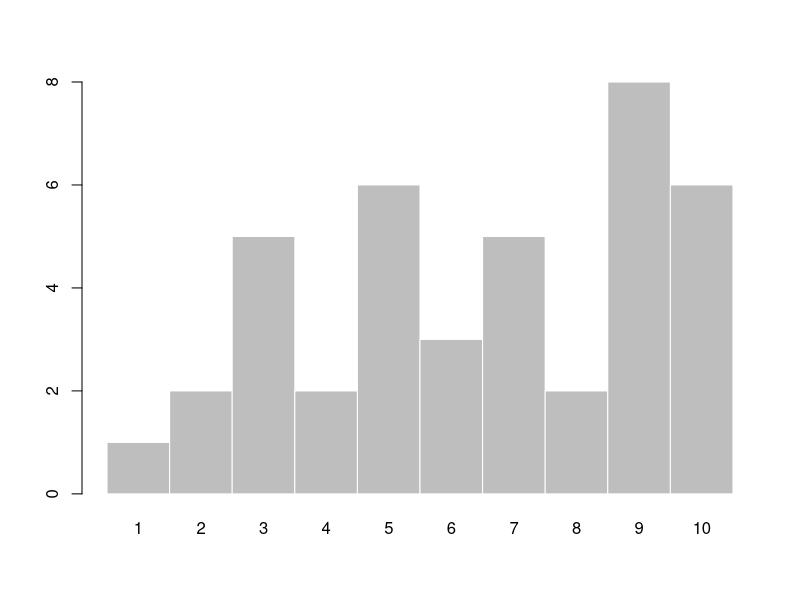
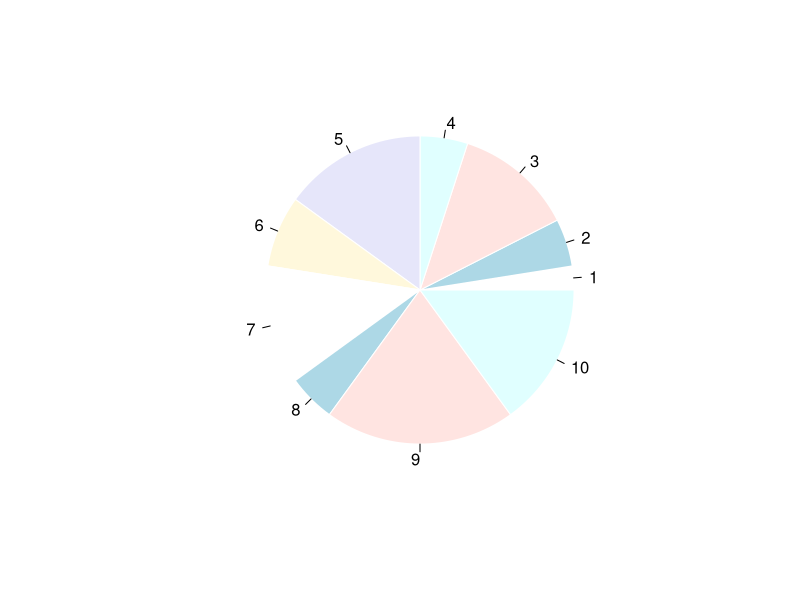
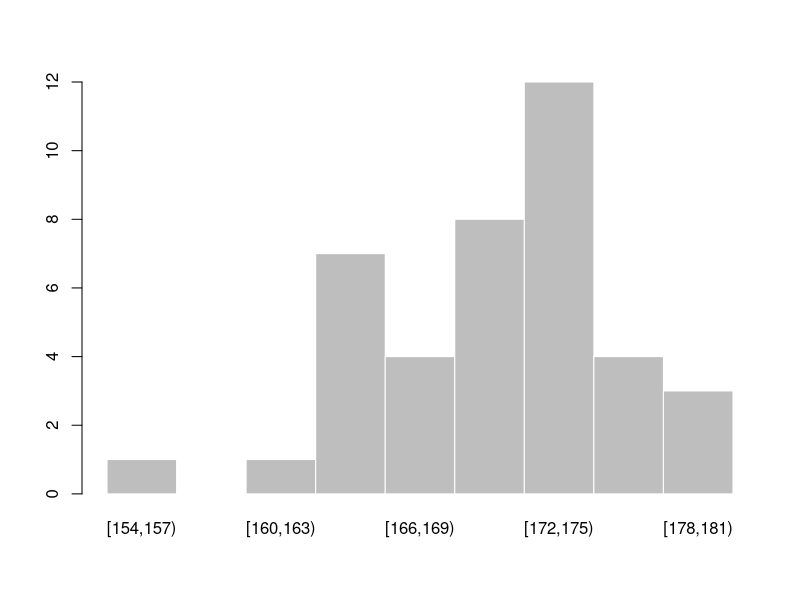
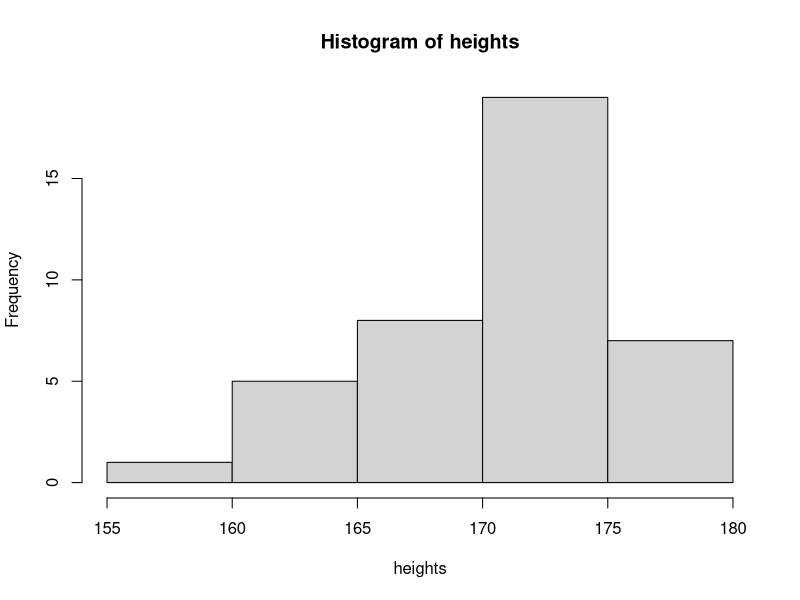
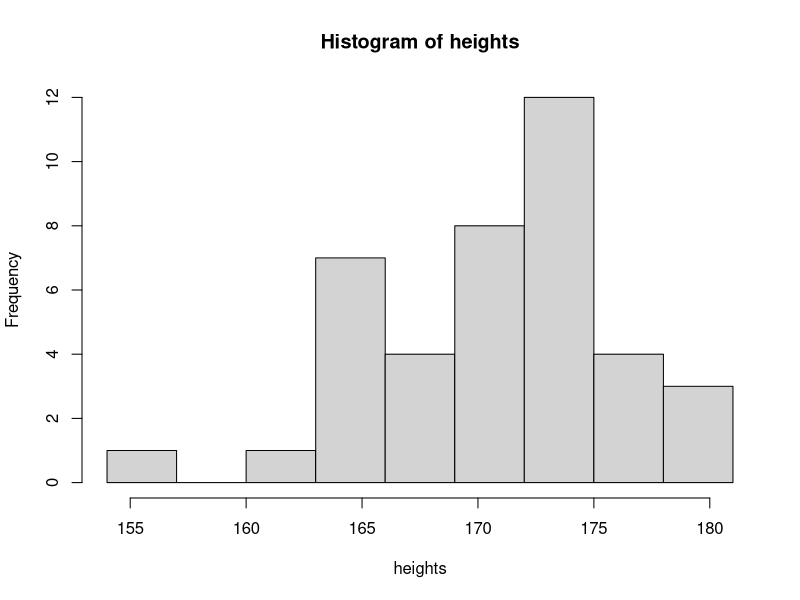
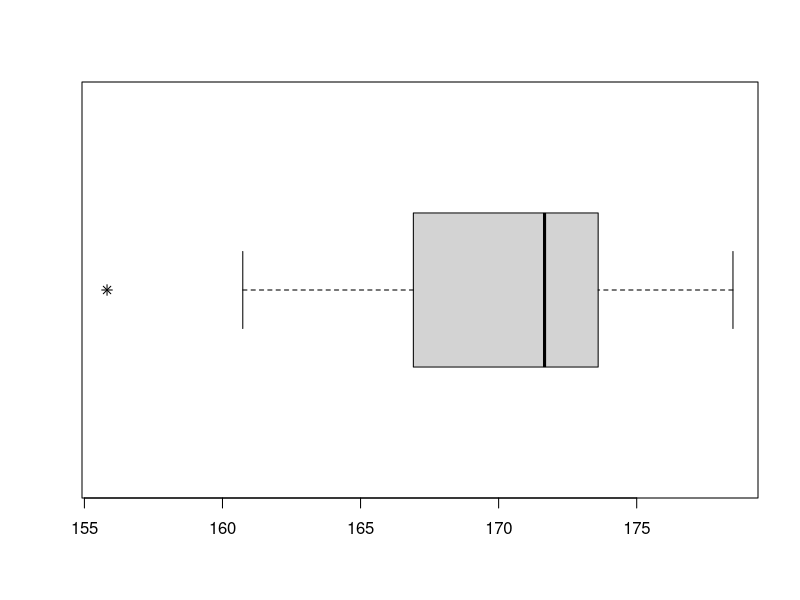
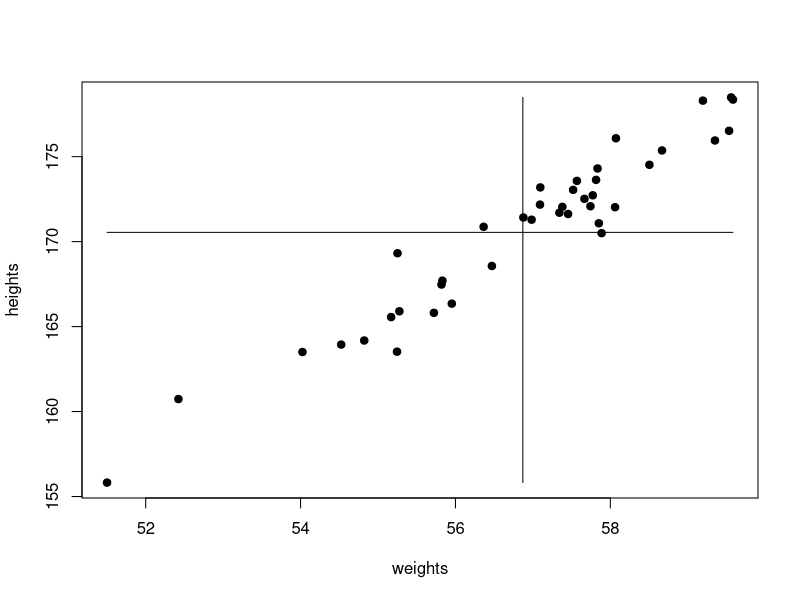

Recreate these plots in R, in order.
## ---- chunk 1
set.seed(123)
ranks <- as.factor(sample(10,40,replace = T ))
ranks
set.seed(234)
heights <- rnorm(40, 171, 5)
heights
## ---- chunk 2
ft <- table(ranks)
ft
## ---- chunk 3
ft/length(ranks)
## ---- chunk 4
ft/length(ranks)*100
## ---- chunk 5
barplot(ft, space = 0, border = 0)
## ---- chunk 6
pie(table(ranks), border = 0)
## ---- chunk 7
b <- seq(154, 181, 3)
heights.cut <- cut(heights, breaks = b, right = F)
cft <- table(heights.cut)
cft
## ---- chunk 8
cft/length(heights)
## ---- chunk 9
cft/length(heights) * 100
## ---- chunk 10
barplot(cft, border = 0, space = 0)
## ---- chunk 11
hist(heights)
## ---- chunk 12
hist(heights, breaks = b, right = F)
## ---- chunk 13
mean(heights)
median(heights)
## ---- chunk 14
quantile(heights, probs = 0.25, type = 6)
quantile(heights, probs = 0.5, type = 6)
quantile(heights, probs = 0.75, type = 6)
quantile(heights, probs = 0.95, type = 6)
## ---- chunk 15
summary(heights)
## ---- chunk 16
boxplot(heights, horizontal = T, pch = 8)
## ---- chunk 17
var(heights)
sd(heights)
## ---- chunk 18
set.seed(231)
weights <- heights/3+rnorm(40,0,0.5)
plot(weights, heights, pch = 19)
lines(x = rep(mean(weights),2), y = c(min(heights),max(heights)))
lines(y = rep(mean(heights),2), x = c(min(weights),max(weights)))
## ---- chunk 19
cov(heights, weights)
cor(heights, weights)
